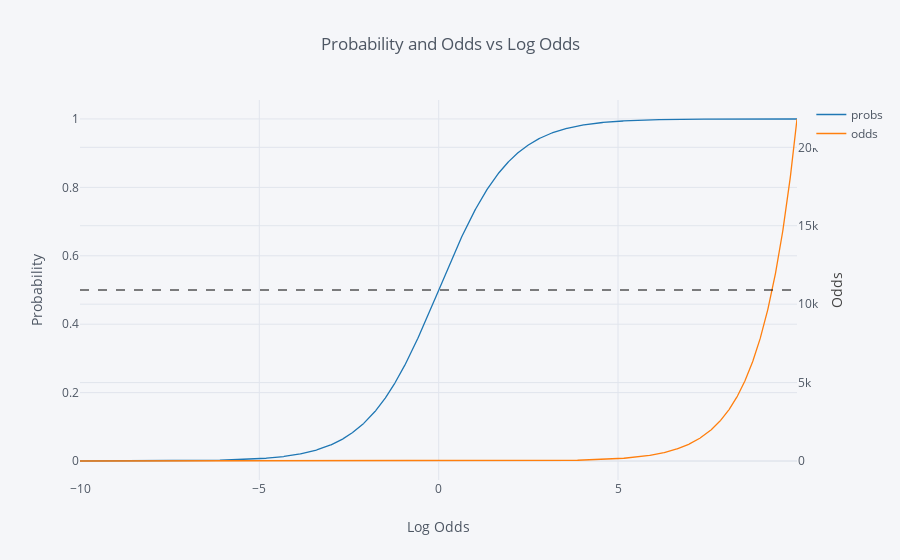

Notebook source saved alongside this figure:
### Code cell
df = pd.DataFrame({'logits': np.arange(-10, 10, 0.01)})
df['odds'] = logits_to_odds(df['logits'])

df['probs'] = odds_to_probs(df['odds'])
df['class'] = df['probs'].round()

df.iplot(kind='scatter', x='logits', y='probs', secondary_y='odds', 
         xTitle='Log Odds', yTitle='Probability', secondary_y_title='Odds',
        title='Probability and Odds vs Log Odds', 
         hline=[dict(y=0.5, dash='dash', width=1, color='black')])

### Figure 1 — Plotly figure (JSON) as saved in the notebook; plotly's stock layout.template omitted (floating-point values rounded to 4 significant figures; data arrays with more than 128 entries replaced by an {"elided": "..."} marker saying what was removed)
{"data": [{"line": {"color": "rgba(31, 119, 180, 1.0)", "dash": "solid", "shape": "linear", "width": 1.3}, "mode": "lines", "name": "probs", "text": "", "type": "scatter", "uid": "818c14bb-b0b2-4648-8ba7-7ddce6cb0b5d", "x": {"elided": "2000 float values"}, "y": {"elided": "2000 float values"}}, {"line": {"color": "rgba(255, 127, 14, 1.0)", "dash": "solid", "shape": "linear", "width": 1.3}, "mode": "lines", "name": "odds", "text": "", "type": "scatter", "uid": "3192093a-4669-4a44-823b-18d7ec7875b4", "x": {"elided": "2000 float values"}, "xaxis": "x", "y": {"elided": "2000 float values"}, "yaxis": "y2"}], "layout": {"legend": {"bgcolor": "#F5F6F9", "font": {"color": "#4D5663"}}, "paper_bgcolor": "#F5F6F9", "plot_bgcolor": "#F5F6F9", "shapes": [{"line": {"color": "#000000", "dash": "dash", "width": 1}, "type": "line", "x0": 0, "x1": 1, "xref": "paper", "y0": 0.5, "y1": 0.5, "yref": "y"}], "title": {"font": {"color": "#4D5663"}, "text": "Probability and Odds vs Log Odds"}, "xaxis": {"gridcolor": "#E1E5ED", "showgrid": true, "tickfont": {"color": "#4D5663"}, "title": {"font": {"color": "#4D5663"}, "text": "Log Odds"}, "zerolinecolor": "#E1E5ED"}, "yaxis": {"gridcolor": "#E1E5ED", "showgrid": true, "tickfont": {"color": "#4D5663"}, "title": {"font": {"color": "#4D5663"}, "text": "Probability"}, "zerolinecolor": "#E1E5ED"}, "yaxis2": {"anchor": "x", "gridcolor": "#E1E5ED", "overlaying": "y", "showgrid": true, "side": "right", "tickfont": {"color": "#4D5663"}, "title": {"text": "Odds"}, "zerolinecolor": "#E1E5ED"}}}
